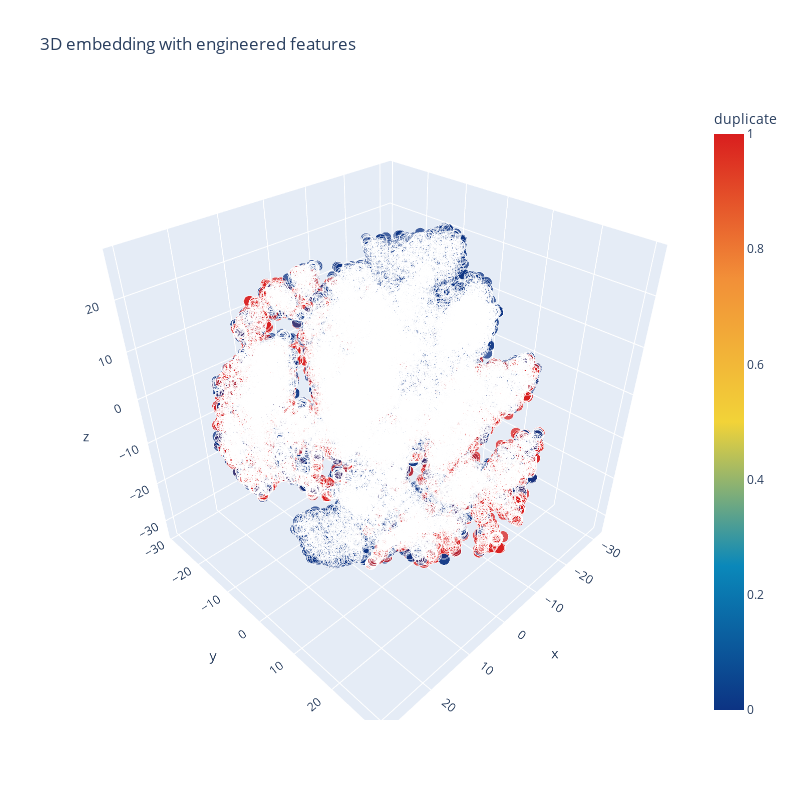

The notebook cell this image was saved under:
### Code cell
import plotly.graph_objs as go
import plotly.offline as py
py.init_notebook_mode(connected=True)

trace1 = go.Scatter3d(
    x=tsne3d[:, 0],
    y=tsne3d[:, 1],
    z=tsne3d[:, 2],
    mode='markers',
    marker=dict(
        size=4,
        color=y,                     # labels as colors
        colorscale='Portland',
        colorbar=dict(title='duplicate'),
        line=dict(color='white', width=0.5),
        opacity=0.75
    )
)

fig = go.Figure(data=[trace1])
fig.update_layout(
    height=800,
    width=800,
    title='3D embedding with engineered features'
)

py.iplot(fig)

### Figure 1 — Plotly figure (JSON) as saved in the notebook; plotly's stock layout.template omitted (floating-point values rounded to 4 significant figures; data arrays with more than 128 entries replaced by an {"elided": "..."} marker saying what was removed)
{"data": [{"marker": {"color": {"elided": "30000 int values"}, "colorbar": {"title": {"text": "duplicate"}}, "colorscale": [[0, "rgb(12,51,131)"], [0.25, "rgb(10,136,186)"], [0.5, "rgb(242,211,56)"], [0.75, "rgb(242,143,56)"], [1, "rgb(217,30,30)"]], "line": {"color": "white", "width": 0.5}, "opacity": 0.75, "size": 4}, "mode": "markers", "type": "scatter3d", "x": {"elided": "30000 float values"}, "y": {"elided": "30000 float values"}, "z": {"elided": "30000 float values"}}], "layout": {"height": 800, "title": {"text": "3D embedding with engineered features"}, "width": 800}}
